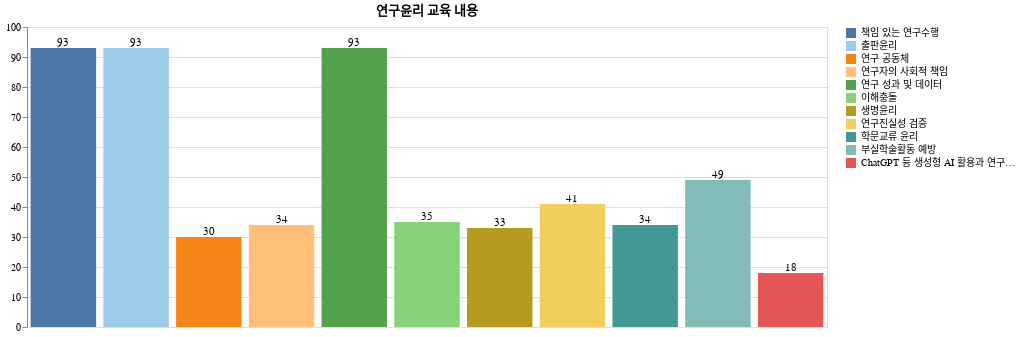

Notebook source saved alongside this figure:
### Code cell
# 
# 다. 연구윤리 교육 내용
# 

map = ["책임 있는 연구수행", "출판윤리", "연구 공동체", "연구자의 사회적 책임", "연구 성과 및 데이터", "이해충돌", "생명윤리", "연구진실성 검증", "학문교류 윤리", "부실학술활동 예방", "ChatGPT 등 생성형 AI 활용과 연구윤리"]

contents = df.select([
    pl.col("Q8_1").value_counts().sort().struct[1].alias(map[0]),
    pl.col("Q8_2").value_counts().sort().struct[1].alias(map[1]),
    pl.col("Q8_3").value_counts().sort().struct[1].alias(map[2]),
    pl.col("Q8_4").value_counts().sort().struct[1].alias(map[3]),
    pl.col("Q8_5").value_counts().sort().struct[1].alias(map[4]),
    pl.col("Q8_6").value_counts().sort().struct[1].alias(map[5]),
    pl.col("Q8_7").value_counts().sort().struct[1].alias(map[6]),
    pl.col("Q8_8").value_counts().sort().struct[1].alias(map[7]),
    pl.col("Q8_9").value_counts().sort().struct[1].alias(map[8]),
    pl.col("Q8_10").value_counts().sort().struct[1].alias(map[9]),
    pl.col("Q8_11").value_counts().sort().struct[1].alias(map[10]),
])[1]

contents.write_csv("figure/3/다_연구윤리_교육_내용.csv")
print(contents)

bar = draw_bar_plot(contents.transpose(include_header=True), "column", "column_0", "연구윤리 교육 내용", map, width=800)
bar.save("figure/3/다_연구윤리_교육_내용.png")
bar.show()

### Figure 1 — Vega-Lite specification as saved in the notebook (floating-point values rounded to 4 significant figures)
{"config": {"view": {"continuousWidth": 300, "continuousHeight": 300}}, "layer": [{"mark": {"type": "bar"}, "encoding": {"color": {"field": "column", "scale": {"scheme": "tableau20"}, "sort": ["책임 있는 연구수행", "출판윤리", "연구 공동체", "연구자의 사회적 책임", "연구 성과 및 데이터", "이해충돌", "생명윤리", "연구진실성 검증", "학문교류 윤리", "부실학술활동 예방", "ChatGPT 등 생성형 AI 활용과 연구윤리"], "title": null, "type": "nominal"}, "tooltip": [], "x": {"axis": null, "field": "column", "sort": ["책임 있는 연구수행", "출판윤리", "연구 공동체", "연구자의 사회적 책임", "연구 성과 및 데이터", "이해충돌", "생명윤리", "연구진실성 검증", "학문교류 윤리", "부실학술활동 예방", "ChatGPT 등 생성형 AI 활용과 연구윤리"], "title": null, "type": "nominal"}, "y": {"field": "column_0", "title": null, "type": "quantitative"}}, "name": "view_93", "title": "연구윤리 교육 내용"}, {"mark": {"type": "text", "align": "center", "baseline": "bottom"}, "encoding": {"color": {"value": "black"}, "text": {"field": "column_0", "type": "quantitative"}, "tooltip": [], "x": {"field": "column", "sort": ["책임 있는 연구수행", "출판윤리", "연구 공동체", "연구자의 사회적 책임", "연구 성과 및 데이터", "이해충돌", "생명윤리", "연구진실성 검증", "학문교류 윤리", "부실학술활동 예방", "ChatGPT 등 생성형 AI 활용과 연구윤리"], "type": "nominal"}, "y": {"field": "column_0", "type": "quantitative"}}, "title": "연구윤리 교육 내용"}], "data": {"name": "data-8d3dd47c39120a1f94fd27370cb81717"}, "params": [{"name": "param_93", "select": {"type": "interval", "encodings": ["x", "y"]}, "bind": "scales", "views": ["view_93"]}], "width": 800, "$schema": "https://vega.github.io/schema/vega-lite/v5.20.1.json", "datasets": {"data-8d3dd47c39120a1f94fd27370cb81717": [{"column": "책임 있는 연구수행", "column_0": 93}, {"column": "출판윤리", "column_0": 93}, {"column": "연구 공동체", "column_0": 30}, {"column": "연구자의 사회적 책임", "column_0": 34}, {"column": "연구 성과 및 데이터", "column_0": 93}, {"column": "이해충돌", "column_0": 35}, {"column": "생명윤리", "column_0": 33}, {"column": "연구진실성 검증", "column_0": 41}, {"column": "학문교류 윤리", "column_0": 34}, {"column": "부실학술활동 예방", "column_0": 49}, {"column": "ChatGPT 등 생성형 AI 활용과 연구윤리", "column_0": 18}]}}
